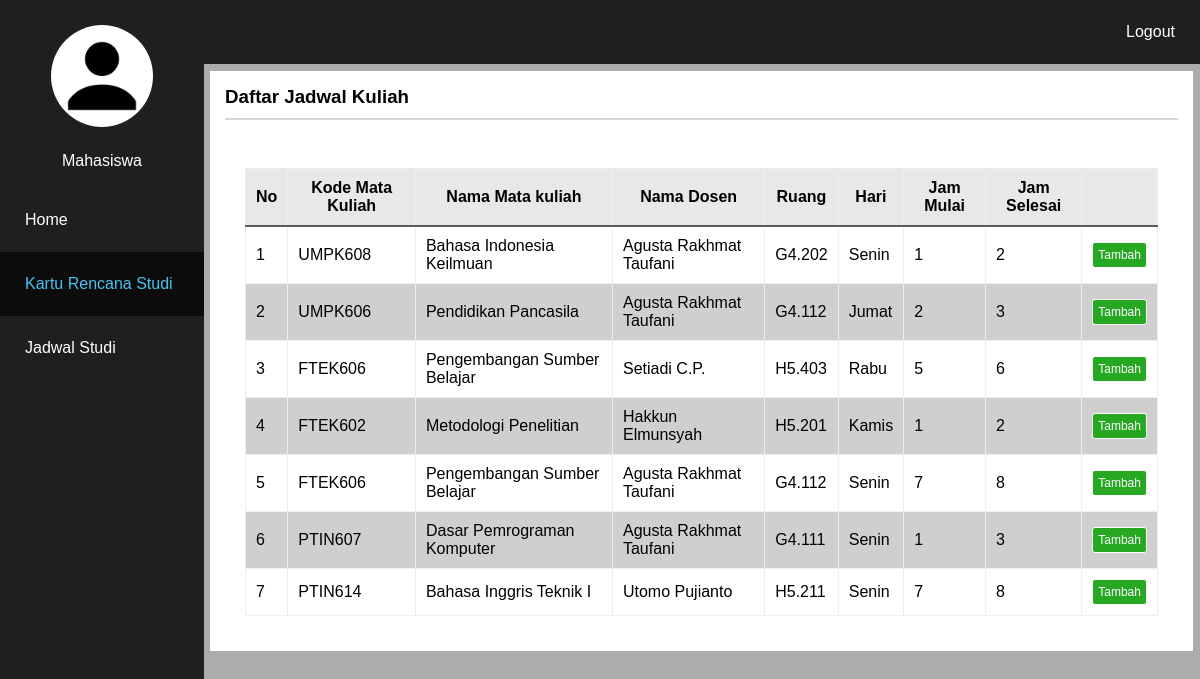
Screenshot of /mahasiswa/jadwal-kul.php (signed in) with the database file from the repository.
### tables this page shows
CREATE TABLE `jadwal` (
  `kd_jadwal` varchar(10) NOT NULL,
  `nip` varchar(20) NOT NULL,
  `kd_mk` varchar(10) NOT NULL,
  `ruang` varchar(10) NOT NULL,
  `hari` varchar(10) NOT NULL,
  `kelas` varchar(20) NOT NULL,
  `jam_mulai` int(2) NOT NULL,
  `jam_selesai` int(2) NOT NULL
);

CREATE TABLE `matkul` (
  `kd_mk` varchar(10) NOT NULL,
  `nama_mk` varchar(30) NOT NULL,
  `sks` int(2) NOT NULL,
  `js` int(2) NOT NULL,
  `kuota` int(2) NOT NULL,
  `grade_matkul` int(3) NOT NULL
);

CREATE TABLE `dosen` (
  `nip` varchar(18) NOT NULL,
  `nidn` varchar(10) NOT NULL,
  `nama_dos` varchar(35) NOT NULL,
  `alamat_dos` text NOT NULL,
  `email_dos` varchar(35) NOT NULL,
  `password` varchar(32) NOT NULL
);

### mahasiswa/jadwal-kul.php (the view, shortened to what this page needs)
<!DOCTYPE html PUBLIC "-//W3C//DTD XHTML 1.0 Transitional//EN" "http://www.w3.org/TR/xhtml1/DTD/xhtml1-transitional.dtd">
<html xmlns="http://www.w3.org/1999/xhtml">
<head>
<link rel="stylesheet" href="../style.css">
</head>
<?php
include "../check.php";
include "../koneksi.php";
?>
<body>
	<div class="navbar-side">
		<ul>
			<li><center><img src="../image/user-128.png" class="img-navbar"> <br>
			Mahasiswa <br><br></center></li>
			<li><a href="index.php">Home</a></li>
			<li><a href="jadwal-kul.php" class="active">Kartu Rencana Studi</a></li>
			<li><a href="jadwal-krs.php">Jadwal Studi</a></li>
		</ul>
	</div>
	<div class="content">
		<div class="top-nav">
			<ul>
				<li style="float: right"><a href="../logout.php" style="float: right">Logout</a></li>
			</ul>
		</div>
		<div class="container">
			<h3>Daftar Jadwal Kuliah</h3>
			<div class="separate-line"></div>
			<br>
			<?php
			$nim = $_SESSION['uname'];
			$daftar_jadwal = mysqli_query($conn,"select * from jadwal inner join dosen on dosen.nip=jadwal.nip
inner join matkul on matkul.kd_mk=jadwal.kd_mk");
			?>
			<table border="1" class="table">
				<tr>
					<th>No</th>
					<th>Kode Mata Kuliah</th>
					<th>Nama Mata kuliah</th>
					<th>Nama Dosen</th>
                    <th>Ruang</th>
                    <th>Hari</th>
                    <th>Jam Mulai</th>
                    <th>Jam Selesai</th>
                    <th></th>
				</tr>
				<?php
				$no = 1;
				while ($r = mysqli_fetch_array($daftar_jadwal, MYSQLI_ASSOC)){
					$kd_jad = $r['kd_jadwal'];
					$daftar_krs = mysqli_query($conn,"select * from krs where nim = '$nim' and kd_jadwal = '$kd_jad'");
				?>
				<tr>
                <form method="post" action="input-krs.php">
					<td><?php echo $no; ?></td>
					<td><?php echo $r["kd_mk"]; ?></td>
					<td><?php echo $r["nama_mk"]; ?></td>
					<td><?php echo $r["nama_dos"]; ?></td>
					<td><?php echo $r["ruang"]; ?></td>
					<td><?php echo $r["hari"]; ?></td>
					<td><?php echo $r["jam_mulai"]; ?></td>
					<td><?php echo $r["jam_selesai"]; ?></td>
                    <td>
                    <?php
                    if (mysqli_num_rows($daftar_krs)!=0)
                    {
						?>
                    <input type="submit" value="Tambah" disabled="disabled" class="btn-krs disabled"/>
                    <?php
					} else
                    {
?>					<input type="submit" value="Tambah" class="btn-krs"/>
                    <?php
					}
					?>
                    </td>
                </form>
                </tr>
				<?php
					$no++;
				}
				?>
			</table>
		</div>
	</div>
</body>
</html>

### style.css (style rules this page uses)
* { margin:0; padding:0; box-sizing:border-box; }
a { text-decoration: none; color: #0b2a9c; }
body { font-family:"Trebuchet MS", Arial, Helvetica, sans-serif; background-color: #adabab; }
.container { margin-left: 17.5%; margin-top: 7px; margin-right: 7px; margin-bottom: 7px; background-color: #fff; padding: 15px; }
.content { content: ""; }
.separate-line { border: solid 1px #d9d8d8; box-shadow: #999595; width: 100%; align-content: center; margin-top: 10px; margin-bottom: 10px; }
.btn-krs { padding: 5px; font-size: 9pt; text-decoration: none; border: 1px solid #fff; color: #fff; background-color: #26a823; border-radius: 3px; }
.img-navbar { border-radius: 50%; background-color: #fff; margin: 25px 27px; width: 50%; }
.top-nav { width: 100%; height: auto; background-color: #1e1f1f; }
.top-nav ul { list-style-type: none; overflow: hidden; }
.top-nav ul li { display: inline-block; }
.top-nav ul li a { color: #fff; padding: 23px 25px; text-decoration: none; }
.navbar-side { height: 100%; background-color: #1e1f1f; position: fixed; width: 17%; color: #fff; }
.navbar-side ul { list-style-type: none; overflow: auto; }
.navbar-side ul li a { display: block; color: #fff; padding: 23px 25px; color: #fff; text-decoration: none; }
.navbar-side ul li a.active { color: #48c1f4; background-color: #0c0c0c; text-decoration: none; }
.table { border-collapse: collapse; border: none; margin: 20px; }
.table th { padding: 10px; background-color:#e9e8e8; border-bottom: 2px solid #5c5b5b; }
.table td { padding: 10px; }
.table tr:nth-child(odd) { background-color: #d0cfcf; }

### rows the page displays
jadwal: kd_mk.kd_mk "UMPK608", kd_mk.nama_mk "Bahasa Indonesia Keilmuan", dosen.nama_dos "Agusta Rakhmat Taufani", ruang "G4.202", hari "Senin", jam_mulai "1", jam_selesai "2"
jadwal: kd_mk.kd_mk "UMPK606", kd_mk.nama_mk "Pendidikan Pancasila", dosen.nama_dos "Agusta Rakhmat Taufani", ruang "G4.112", hari "Jumat", jam_mulai "2", jam_selesai "3"
jadwal: kd_mk.kd_mk "FTEK606", kd_mk.nama_mk "Pengembangan Sumber Belajar", dosen.nama_dos "Setiadi C.P.", ruang "H5.403", hari "Rabu", jam_mulai "5", jam_selesai "6"
jadwal: kd_mk.kd_mk "FTEK602", kd_mk.nama_mk "Metodologi Penelitian", dosen.nama_dos "Hakkun Elmunsyah", ruang "H5.201", hari "Kamis", jam_mulai "1", jam_selesai "2"
jadwal: kd_mk.kd_mk "FTEK606", kd_mk.nama_mk "Pengembangan Sumber Belajar", dosen.nama_dos "Agusta Rakhmat Taufani", ruang "G4.112", hari "Senin", jam_mulai "7", jam_selesai "8"
jadwal: kd_mk.kd_mk "PTIN607", kd_mk.nama_mk "Dasar Pemrograman Komputer", dosen.nama_dos "Agusta Rakhmat Taufani", ruang "G4.111", hari "Senin", jam_mulai "1", jam_selesai "3"
jadwal: kd_mk.kd_mk "PTIN614", kd_mk.nama_mk "Bahasa Inggris Teknik I", dosen.nama_dos "Utomo Pujianto", ruang "H5.211", hari "Senin", jam_mulai "7", jam_selesai "8"
